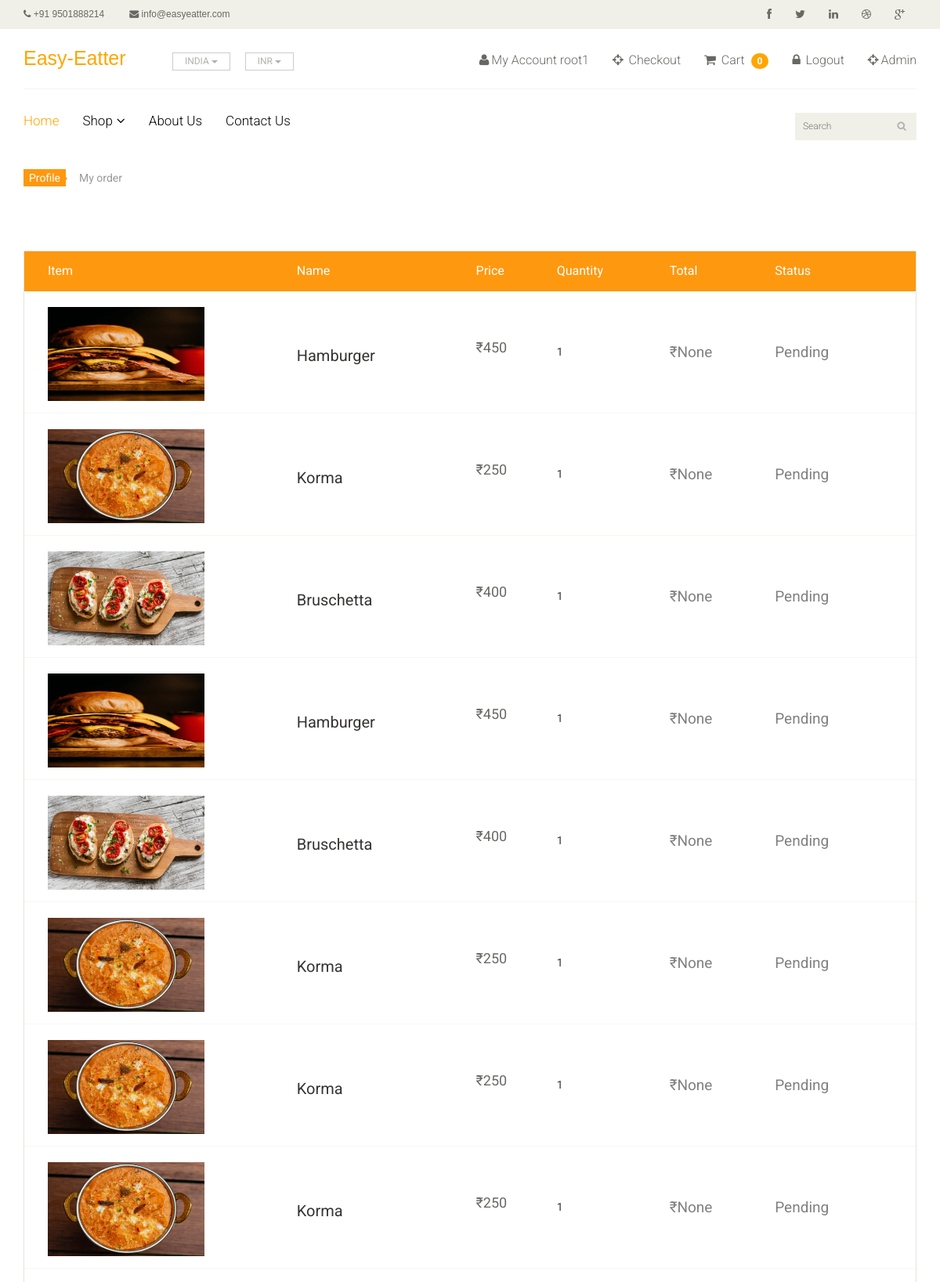
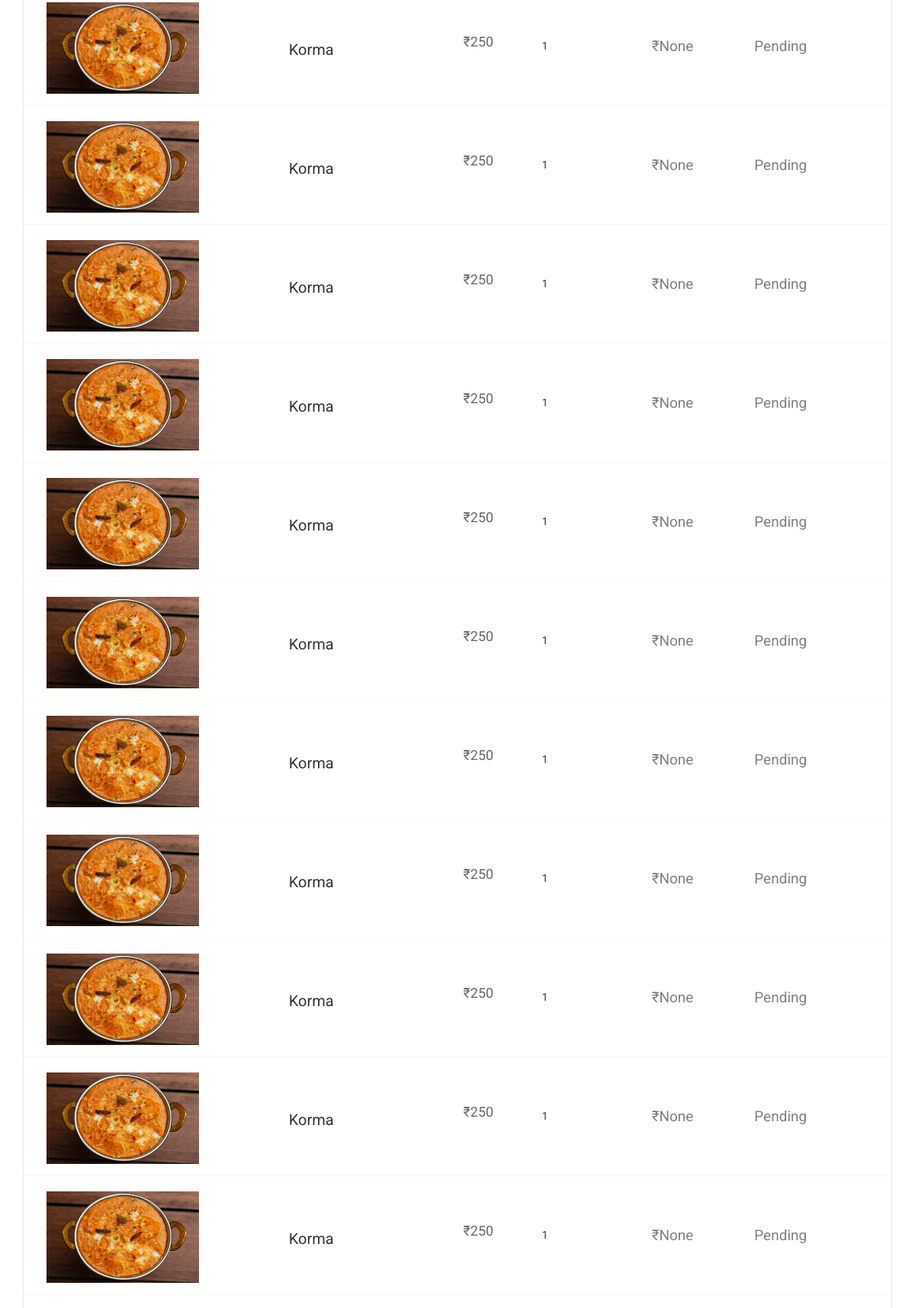
/my_order (signed in, upper part), run on the app's committed database (2 pictures, top to bottom).
### app/models.py (models this page shows, shortened)
class Order(models.Model):
    image = models.ImageField(upload_to='cloud/orderimg/imges')
    product = models.CharField(max_length=100,default='')
    user = models.ForeignKey(User,on_delete=models.CASCADE)
    firstname = models.CharField(max_length=100,null=True)
    lastname = models.CharField(max_length=100,null=True)
    quantity = models.CharField(max_length=5)
    price = models.IntegerField()
    address = models.TextField()
    city = models.CharField(max_length=100,null=True)
    state = models.CharField(max_length=100,null=True )
    country = models.CharField(max_length=100,null=True)
    email = models.CharField(max_length=100,null=True)
    phone = models.CharField(max_length=10)
    pincode = models.IntegerField()
    amount = models.CharField(max_length=100,null=True)
    total = models.CharField(max_length=100,null=True)
    date = models.DateField(default=datetime.datetime.today)
    payment_id = models.CharField(max_length=300,null=True,blank=True)
    paid = models.BooleanField(default=False,null=True)
    status = models.CharField(
        choices=STATUS_CHOICES,
        max_length=50,
        default="Pending"
        )

### ck1/views.py (the view)
# urls.py: path('my_order',views.My_Order,name="my_order"),
def My_Order(request):
    uid = request.session.get('_auth_user_id')
    user = User.objects.get(id = uid)
    order = Order.objects.filter(user = user)
    context = {
        'order' : order,
    }
    return render(request,'my_order.html',context)

### templates/my_order.html
{% extends 'master.html'%}
{% block body %}
<section id="cart_items">
    <div class="container">
        <div class="breadcrumbs">
            <ol class="breadcrumb">
              <li><a href="#">Profile</a></li>
              <li class="active">My order</li>
            </ol>
        </div>
        <div class="table-responsive cart_info">
            <table class="table table-condensed">
                <thead>
                    <tr class="cart_menu">
                        <td class="image">Item</td>
                        <td class="description">Name</td>
                        <td class="price">Price</td>
                        <td class="quantity">Quantity</td>
                        <td class="total">Total</td>
                        <td class="total">Status</td>
                        <td></td>
                    </tr>
                </thead>
                <tbody>
                    {% for i in order %}
                    <tr>
                        <td class="cart_product">
                            <a href=""><img src="{{i.image}}" alt="" height="120px" width="200px"></a>
                        </td>
                        <td class="cart_description">
                            <h4><a href="#">{{i.product}}</a></h4>
                        </td>
                        <td class="cart_price">
                            <p>₹{{i.price}}</p>
                        </td>
                        <td class="cart_quantity">
                            <div class="cart_quantity_button">
                              {{i.quantity}}
                            </div>
                        </td>
                        <td class="cart_total" style="font-size: 19px; color: grey;">
                            ₹{{i.total}}
                        </td>
                        <td class="cart_total" style="font-size: 19px; color: grey;">
                            {{i.status}}
                        </td>
                    </tr>
                    {% endfor %}
                </tbody>
            </table>
</section>
<br>
{% endblock %}

### templates/master.html (shortened to what this page needs)
<!DOCTYPE html>
<html lang="en">
<head>
    {%load static%}
    <link href="/static/css/bootstrap.min.css" rel="stylesheet">
    <link href="/static/css/font-awesome.min.css" rel="stylesheet">
    <link href="/static/css/prettyPhoto.css" rel="stylesheet">
    <link href="/static/css/price-range.css" rel="stylesheet">
    <link href="/static/css/animate.css" rel="stylesheet">
	<link href="/static/css/main.css" rel="stylesheet">
	<link href="/static/css/responsive.css" rel="stylesheet">
</head>
<body>
    <header id="header">
		<div class="header_top">
			<div class="container">
				<div class="row">
					<div class="col-sm-6">
						<div class="contactinfo">
							<ul class="nav nav-pills">
								<li><a href="#"style="font-family: sans-serif;"><i class="fa fa-phone"></i> +91 9501888214</a></li>
								<li><a href="#"style="font-family: sans-serif;"><i class="fa fa-envelope"></i> info@easyeatter.com</a></li>
							</ul>
						</div>
					</div>
					<div class="col-sm-6">
						<div class="social-icons pull-right">
							<ul class="nav navbar-nav">
								<li><a href="#"><i class="fa fa-facebook"></i></a></li>
								<li><a href="#"><i class="fa fa-twitter"></i></a></li>
								<li><a href="#"><i class="fa fa-linkedin"></i></a></li>
								<li><a href="#"><i class="fa fa-dribbble"></i></a></li>
								<li><a href="#"><i class="fa fa-google-plus"></i></a></li>
							</ul>
						</div>
					</div>
				</div>
			</div>
		</div>
		<div class="header-middle">
			<div class="container">
				<div class="row">
					<div class="col-sm-4">
						<div class="logo pull-left">
							<a href="{% url 'index' %}" style="color: orange; font-size: 25px; font-family: 'Franklin Gothic Medium', 'Arial Narrow', Arial, sans-serif; font-style: bold;">Easy-Eatter</a>
						</div>
						<div class="btn-group pull-right">
							<div class="btn-group">
								<button type="button" class="btn btn-default dropdown-toggle usa" data-toggle="dropdown"style="size: 30px;">
									INDIA
									<span class="caret"></span>
								</button>
							</div>
							<div class="btn-group">
								<button type="button" class="btn btn-default dropdown-toggle usa" data-toggle="dropdown" style="size: 30px;">
									INR
									<span class="caret"></span>
								</button>
							</div>
						</div>
					</div>
					<div class="col-sm-8">
						<div class="shop-menu pull-right">
							<ul class="nav navbar-nav">
								<li><a href="/my-dashboard/" style="font-size: 16px;"><i class="fa fa-user"></i>My Account {{request.user.username}}</a></li>
								<li><a href="/checkout/" style="font-size: 16px;"><i class="fa fa-crosshairs"></i> Checkout</a></li>
								<li><a href="/cart/cart-detail/"style="font-size: 16px;"><i class="fa fa-shopping-cart"></i> Cart &nbsp;<span class="badge">{{request.session.cart|length}}</span></a></li>
                                {% if user.is_authenticated %}
								<li><a href="{% url 'logout'%}"style="font-size: 16px;"><i class="fa fa-lock"></i> Logout</a></li>
								{% else %}
								<li><a href="{% url 'login' %}"style="font-size: 16px;"><i class="fa fa-lock"></i> Login</a></li>
								{% endif %}
								<li><a href="/admin/" style="font-size: 16px;"><i class="fa fa-crosshairs"></i>Admin</a></li>
							</ul>
						</div>
					</div>
				</div>
			</div>
		</div>
		<div class="header-bottom">
			<div class="container">
				<div class="row">
					<div class="col-sm-9">
						<div class="mainmenu pull-left">
							<ul class="nav navbar-nav collapse navbar-collapse">
								<li><a href= "{% url 'index' %}" class="active" style="color: orange;">Home</a></li>
								<li class="dropdown"><a href="#"style="color: black;">Shop<i class="fa fa-angle-down"></i></a>
                                </li>
								<li><a href="/about/"style="color: black;">About Us</a></li>
								<li><a href="/contact/"style="color: black;">Contact Us</a></li>
							</ul>
						</div>
					</div>
					<div class="col-sm-3">
						<form method="get" action="/search/">
						<div class="search_box pull-right">
							<input name = "query" type="text" placeholder="Search" style="border-radius: 0px; color: black;">
						</div>
						</form>
					</div>
				</div>
			</div>
		</div>
	</header>
{% block body %} {% endblock %}
</body>
</html>

### static/css/main.css (style rules this page uses)
body { font-family: 'Roboto', sans-serif; background:; position: relative; font-weight:400px; }
ul li { list-style: none; }
a { -webkit-transition: 300ms; -moz-transition: 300ms; -o-transition: 300ms; transition: 300ms; }
h1, h2, h3, h4, h5, h6 { font-family: 'Roboto', sans-serif; }
.header_top { background: none repeat scroll 0 0 #F0F0E9; }
.contactinfo ul li:first-child { margin-left: -15px; }
.contactinfo ul li a { font-size: 12px; color: #696763; font-family: 'Roboto', sans-serif; }
.social-icons ul li a { border: 0 none; border-radius: 0; color: #696763; padding:0px; }
.social-icons ul li { display:inline-block; }
.social-icons ul li a i { padding: 11px 15px; transition: all 0.9s ease 0s; -moz-transition: all 0.9s ease 0s; -webkit-transition: all 0.9s ease 0s; -o-transition: all 0.9s ease 0s; }
.header-middle .container .row { border-bottom: 1px solid #f5f5f5; margin-left: 0; margin-right: 0; padding-bottom: 20px; padding-top: 20px; }
.header-middle .container .row .col-sm-4 { padding-left: 0; }
.header-middle .container .row .col-sm-8 { padding-right:0; }
.usa { border-radius: 0; color: #B4B1AB; font-size: 12px; margin-right: 20px; padding: 2px 15px; margin-top: 10px; }
.shop-menu ul li { display:inline-block; padding-left: 15px; padding-right: 15px; }
.shop-menu ul li:last-child { padding-right: 0; }
.shop-menu ul li a { background: #FFFFFF; color: #696763; font-family: 'Roboto', sans-serif; font-size: 14px; font-weight: 300; padding:0; padding-right: 0; margin-top: 10px; }
.shop-menu ul li a i { margin-right:3px; }
.header-bottom { padding-bottom: 30px; padding-top: 30px; }
.navbar-collapse.collapse { padding-left: 0; }
.mainmenu ul li { padding-right: 15px; padding-left: 15px; }
.mainmenu ul li:first-child { padding-left: 0px; }
.mainmenu ul li a { color: #696763; font-family: 'Roboto', sans-serif; font-size: 17px; font-weight: 300; padding: 0; padding-bottom: 10px; }
.mainmenu ul li a:hover, .mainmenu ul li a.active, .shop-menu ul li a.active { background:none; color:#fdb45e; }
.search_box input { background: #F0F0E9; border: medium none; color: #B2B2B2; font-family: 'roboto'; font-size: 12px; font-weight: 300; height: 35px; outline: medium none; padding-left: 10px; width: 155px; background-image: url(../images/home/searchicon.png); background-repeat: no-repeat; background-position: 130px; }
.fa-angle-down { padding-left: 5px; }
.breadcrumbs { position: relative; }
.breadcrumbs .breadcrumb { background:transparent; margin-bottom: 75px; padding-left: 0; }
.breadcrumbs .breadcrumb li a { background:#FE980F; color: #FFFFFF; padding: 3px 7px; }
.breadcrumbs .breadcrumb li a:after { content:""; height:auto; width: auto; border-width: 8px; border-style: solid; border-color:transparent transparent transparent #FE980F; position: absolute; top: 11px; left:48px; }
.breadcrumbs .breadcrumb > li + li:before { content: " "; }
#cart_items .cart_info { border: 1px solid #E6E4DF; margin-bottom: 50px }
#cart_items .cart_info .cart_menu { background: #FE980F; color: #fff; font-size: 16px; font-family: 'Roboto', sans-serif; font-weight: normal; }
#cart_items .cart_info .table.table-condensed thead tr { height: 51px; }
#cart_items .cart_info .table.table-condensed tr { border-bottom: 1px solid#F7F7F0 }
#cart_items .cart_info .table.table-condensed tr:last-child { border-bottom: 0 }
.cart_info table tr td { border-top: 0 none; vertical-align: inherit; }
#cart_items .cart_info .image { padding-left: 30px; }
#cart_items .cart_info .cart_description h4 { margin-bottom: 0 }
#cart_items .cart_info .cart_description h4 a { color: #363432; font-family: 'Roboto',sans-serif; font-size: 20px; font-weight: normal; }
#cart_items .cart_info .cart_price p { color:#696763; font-size: 18px }
.cart_product { display: block; margin: 15px -70px 10px 25px; }

### templates/master.html (style rules this page uses)
.badge { background-color: orange; color: white; padding: 4px 8px; text-align: center; border-radius: 19px; }

### data on the page
Order: image (picture), product "Hamburger", price "450", quantity "1", total "None", status "Pending"
Order: image (picture), product "Korma", price "250", quantity "1", total "None", status "Pending"
Order: image (picture), product "Bruschetta", price "400", quantity "1", total "None", status "Pending"
Order: image (picture), product "Hamburger", price "450", quantity "1", total "None", status "Pending"
Order: image (picture), product "Bruschetta", price "400", quantity "1", total "None", status "Pending"
Order: image (picture), product "Korma", price "250", quantity "1", total "None", status "Pending"
Order: image (picture), product "Korma", price "250", quantity "1", total "None", status "Pending"
Order: image (picture), product "Korma", price "250", quantity "1", total "None", status "Pending"
Order: image (picture), product "Korma", price "250", quantity "1", total "None", status "Pending"
Order: image (picture), product "Korma", price "250", quantity "1", total "None", status "Pending"
Order: image (picture), product "Korma", price "250", quantity "1", total "None", status "Pending"
Order: image (picture), product "Korma", price "250", quantity "1", total "None", status "Pending"
Order: image (picture), product "Korma", price "250", quantity "1", total "None", status "Pending"
Order: image (picture), product "Korma", price "250", quantity "1", total "None", status "Pending"
Order: image (picture), product "Korma", price "250", quantity "1", total "None", status "Pending"
Order: image (picture), product "Korma", price "250", quantity "1", total "None", status "Pending"
Order: image (picture), product "Korma", price "250", quantity "1", total "None", status "Pending"
Order: image (picture), product "Korma", price "250", quantity "1", total "None", status "Pending"
Order: image (picture), product "Korma", price "250", quantity "1", total "None", status "Pending"

### other printed values
{{ request.user.username }} "root1"
{{ request.session.cart|length }} "0"
